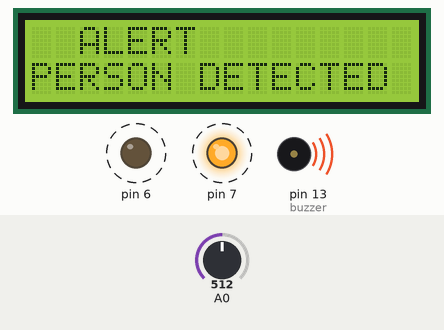
Recording of a sketch running on a simulated Arduino Uno, built with avr-gcc and run on an emulated ATmega328P. Shown: 16×2 character LCD, output pins drawn as LEDs (lit = HIGH), buzzer (waves = sounding). Dashed ring = blinking. The test bench sets the inputs (shaded band); at power-on: A0 = 512.

Above: at 1.06 s.
1.3 s: A0 set to 900
At 1.52 s:
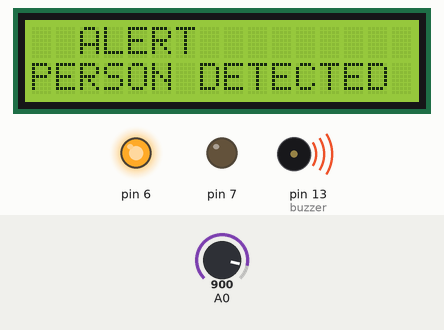
At 2.7 s:
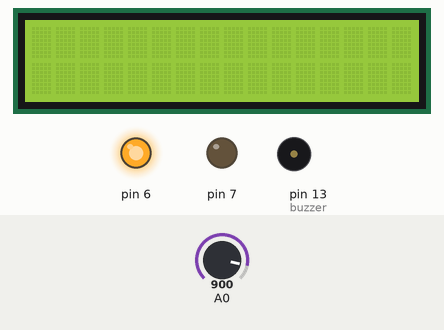
3.0 s: A0 set to 1023
At 4.0 s:
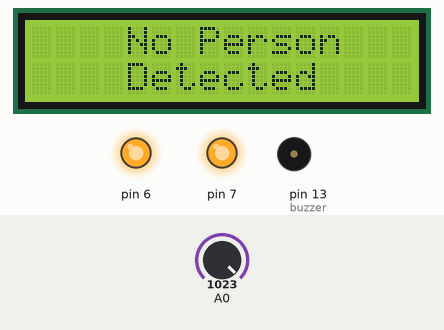
Timing chart, 0 to 6.0 s (numbered marks = the images above; inputs shaded):
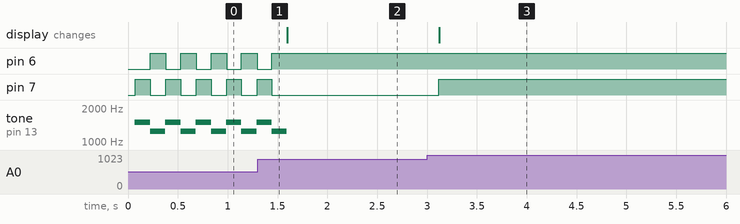

Measured:
- after the input at 1.3 s, pin 6: goes on until 1.4 s, then stays HIGH; pin 7: goes on until 1.4 s, then stays LOW
- after the input at 3.0 s, pin 7: LOW → HIGH after 0.12 s; the display: changes after 0.12 s (image 3)
- by itself, pin 6: alternates HIGH for 0.16 s and LOW for 0.15 s
- by itself, pin 7: alternates HIGH for 0.15 s and LOW for 0.16 s

The sketch:

Security_System_Code.ino
```cpp
// # ~~~~~~~~~~~~~~~~~~~~~~~~~~~~~~~~~~~~~~~~~~~~~~~~ Pre - PRE Setup ~~~~~~~~~~~~~~~~~~~~~~~~~~~~~~~~~~~~~~~~~~~~~~~~ # //
#include <LiquidCrystal.h> // Imports LiquidCrystal Library
unsigned int ADCValue; // Creates a blank numerical variable that is going to Measurement of how far in [mm] something is from the ultrasonic sensor
const int rs = 12, en = 11, d4 = 5, d5 = 4, d6 = 3, d7 = 2;
const int buzzer = 13; //buzzer to arduino pin 13
LiquidCrystal lcd(rs, en, d4, d5, d6, d7);

// # ~~~~~~~~~~~~~~~~~~~~~~~~~~~~~~~~~~~~~~~~~~~~~~~~~~~ Pre Setup ~~~~~~~~~~~~~~~~~~~~~~~~~~~~~~~~~~~~~~~~~~~~~~~~~~~ # //
void setup() { // Runs the following once
  pinMode(buzzer, OUTPUT); // Set buzzer - pin 9 as an output
  lcd.begin(16, 2); // Starts the LCD, sets the dimensions (16px by 2 px)
  lcd.display(); // Turns on the display
  lcd.clear(); // Clears the display

  Serial.begin(9600); // Opens serial, sets transfer speed at 9600 bps (9.6 kbps)

  for(int pinNumber = 6; pinNumber<8; pinNumber++){ // Creates a pinMode for the LEDS that are connected from port 2 to port 4
    pinMode(pinNumber, OUTPUT); //
    digitalWrite(pinNumber, LOW); // (*) Sets LEDS to LOW (meaning off)
  }
    digitalWrite(6, LOW); // (*)
    digitalWrite(7, LOW); // (*)
}

// # ~~~~~~~~~~~~~~~~~~~~~~~~~~~~~~~~~~~~~~~~~~~~~~~~~~~ Main Loop ~~~~~~~~~~~~~~~~~~~~~~~~~~~~~~~~~~~~~~~~~~~~~~~~~~~ # //
void loop() { // Loops the following
  noTone(buzzer);     // Stop sound...

  lcd.clear(); // Clears the display
  ADCValue = analogRead(0); // Ties the measurement variable to the analog port (A0). The ultra-sonic sensor sends its measurements to the A0 pin and it relays it to the ADCValue

  if (ADCValue < 900) { // if something is less than 900mm away from the ultrasonic sensor (Alarm Triggered)
    tone(buzzer, 1500);
    lcd.setCursor(0, 0);
    lcd.print("  ALERT  "); // Displays on the LCD
    lcd.setCursor(0, 1);
    lcd.print("PERSON DETECTED "); // Displays on the LCD
    digitalWrite(6, LOW); // Sets LED to HIGH brightness
    digitalWrite(7, HIGH); // Sets LED to HIGH brightness
    delay(150); // Weights 0.150 of a second (150 miliseconds)
    digitalWrite(6, HIGH); // (*)
    digitalWrite(7, LOW); // (*)
    tone(buzzer, 1250);

  } else if (ADCValue > 900) { // If something is more than 900mm away from the ultrasonic sensor (Armed)
      noTone(buzzer);     // Stop sound...

      digitalWrite(6, HIGH); // (*)
      digitalWrite(7, HIGH); // (*)
      lcd.setCursor(0, 0);
      lcd.print("    No Person   "); // Displays on the LCD
    lcd.setCursor(0, 1);
    lcd.print("    Detected    "); // Displays on the LCD
  }
  delay(150); // Weights 0.150 of a second (150 miliseconds)
}
```
